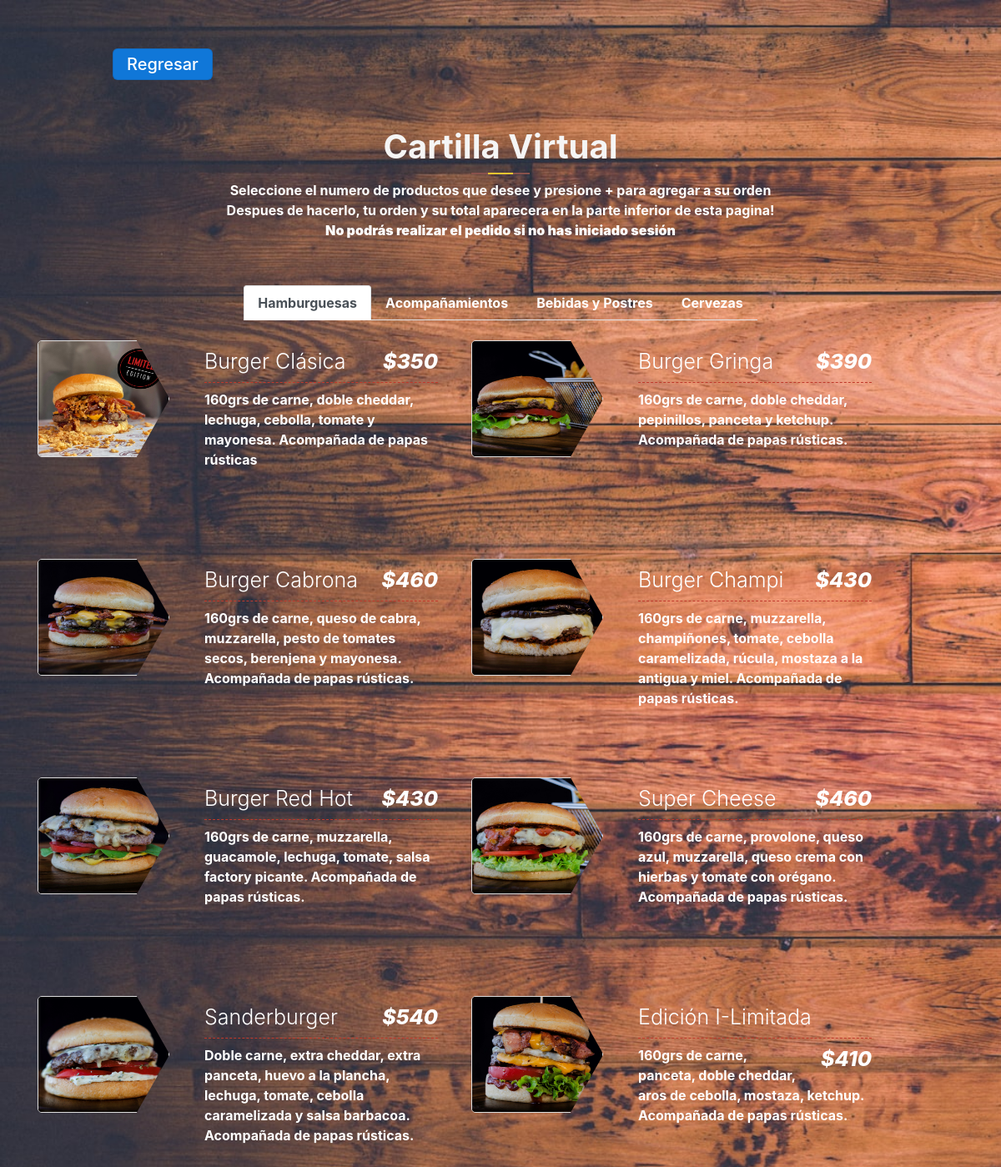
Screenshot of /PAGINA_CartillaVirtual.php with the database file from the repository.
### tables this page shows
CREATE TABLE `producto` (
  `id_producto` int(10) PRIMARY KEY NOT NULL AUTO_INCREMENT COMMENT 'ID del Producto',
  `nombre` varchar(30) NOT NULL COMMENT 'Nombre del Producto',
  `precio` int(20) NOT NULL COMMENT 'Precio del Producto',
  `tipo` varchar(15) NOT NULL COMMENT 'Tipo de producto (Hamburguesa, Bebida, Acompañamiento).',
  `descripcion` varchar(180) NULL COMMENT 'Descripcion del Producto'
);

### controlador/ControladorMostrarCartilla.php (called while the page is built)
<?php
require_once("modelo/Producto.php");
$productos = new Producto();
$matrizProducto = $productos->listar_productos();
require_once("vista/Cartilla_VISTA.php");
?>

### modelo/conexion.php (called while the page is built)
<?php
class Conectar{
    public static function conexion (){
        try{
            $host ="localhost";
            $user ="root";
            $pass="";
            $bd="proyecto_grupo2";
            $con = mysqli_connect($host,$user,$pass);
            mysqli_select_db($con,$bd);
            return $con;
        }catch(Exception $e){
    die('Error'.$e->getMessage());
    echo "La linea de error " . $e->getLine();
        }
    }
    }
?>

### modelo/Producto.php (called while the page is built, shortened)
<?php
class Producto
{
    private $con;
    private $producto;
    public function __construct()
    {
        require_once("conexion.php");
        $this->con = Conectar::conexion();
        $this->producto = array();
    }
    public function listar_productos()
    {
        $sql = "SELECT * FROM producto ORDER BY id_producto";
        $query = mysqli_query($this->con, $sql);
        while ($filas = mysqli_fetch_array($query)) {
            $this->producto[] = $filas;
        }
        return $this->producto;
    }
}
?>

### vista/Cartilla_VISTA.php (the view, shortened to what this page needs)
<!DOCTYPE html>
<html lang="es">
<head>
    <link rel="stylesheet" href="assets/styles_cartilla.css">
    <link href="https://cdnjs.cloudflare.com/ajax/libs/twitter-bootstrap/4.1.3/css/bootstrap.min.css" rel="stylesheet">
</head>
<body class="body-2">
    <section id="our_menu" class="pt-5 pb-5">
        <div class="container">
            <div class="div-botones"><a href="index.php"><button class="button-1-cartilla">Regresar</button></a></div>
            <div class="row-2">
                <div class="col-lg-12">
                    <div class="page_title text-center mb-4">
                        <h1>Cartilla Virtual</h1>
                        <div class="single_line">Seleccione el numero de productos que desee y presione + para agregar a su orden<br>
                            Despues de hacerlo, tu orden y su total aparecera en la parte inferior de esta pagina! <br>
                            <strong>No podrás realizar el pedido si no has iniciado sesión</strong>
                        </div>
                    </div>
                </div>
            </div>
            <div class="row">
                <ul class="nav nav-tabs menu_tab mb-4" id="myTab" role="tablist">
                    <li class="nav-item">
                        <a class="nav-link active" id="hamburguesas" data-toggle="tab" href="#" role="tab">Hamburguesas</a>
                    </li>
                    <li class="nav-item">
                        <a class="nav-link" id="acompanamientos" data-toggle="tab" href="#" role="tab">Acompañamientos</a>
                    </li>
                    <li class="nav-item">
                        <a class="nav-link" id="bebidas-postres" data-toggle="tab" href="#" role="tab">Bebidas y Postres</a>
                    </li>
                    <li class="nav-item">
                        <a class="nav-link" id="cervezas" data-toggle="tab" href="#" role="tab">Cervezas</a>
                    </li>
                </ul>
            </div>
            <div class="row-2">
                <div class="tab-content col-lg-12" id="myTabContent">
                    <div class="tab-pane fade show active" id="breakfast" role="tabpanel" aria-labelledby="breakfast-tab">
                        <div class="row">
                            <?php foreach ($matrizProducto as $producto) : ?>
                                <div class="single_menu">
                                    <img src="<?php $dir_imagen = "assets/Productos/id" . $producto['id_producto'] . ".png"; ?><?php echo $dir_imagen; ?>" alt="burger">
                                    <div class="menu_content">
                                        <h4><?php echo $producto['nombre'] ?><span>$<?php echo $producto['precio'] ?></span></h4>
                                        <div class="descripcion_producto"><?php echo $producto['descripcion'] ?></div>
                                    </div>
                                </div>
                            <?php endforeach; ?>
                        </div>
                    </div>
                </div>
            </div>
        </div>
    </section>
</body>
</html>

### assets/styles2.css (style rules this page uses)
body { font-family: 'Roboto', sans-serif; background-repeat: no-repeat; background-size: cover; }
.row-2 { color: white; }
.body-2 { background-image: url(imagenes/fondo-index.jpg); background-repeat: no-repeat; background-size: cover; }

### assets/styles_cartilla.css (style rules this page uses)
* { font-weight:700; }
.page_title { padding: 30px 0px; }
.descripcion_producto { height: 8em; }
.page_title h1 { color: #f5f5f5; font-weight: 700; line-height: 2; margin-bottom: 0; position: relative; text-transform: capitalize; }
.page_title h1::before { background: #88524c; width: 70px; height: 2px; position: absolute; content: ''; top: 90%; left: 50%; transform: translate(-50%, -50%); }
.page_title h1::after { position: absolute; content: ''; background: #fbc531; width: 30px; height: 2px; top: 90%; left: 50%; transform: translate(-50%, -50%); }
.menu_tab { margin: 0 auto; justify-content: center; }
.nav-item { display: inline-block; text-align: center; }
.nav-tabs .nav-link { transition: .3s; }
.nav-tabs .nav-link.active { background: #c79d98; color: #fff; font-weight: 700; border: 1px solid #b88782; }
.nav-link { color: rgb(255, 255, 255); }
.single_menu { position: relative; margin-bottom: 75px; transition: .3s; width: 30em; margin-right: 40px; }
.single_menu img { width: 33%; position: absolute; height: 140px; -webkit-clip-path: polygon(0% 0%, 75% 0%, 100% 50%, 75% 100%, 0% 100%); clip-path: polygon(0% 0%, 75% 0%, 100% 50%, 75% 100%, 0% 100%); transition: .3s; border: 1px solid #ddd; border-radius: 5px; }
.menu_content { padding-left: 200px; }
.menu_content h4 { font-size: 25px; font-weight: 300; border-bottom: 1px dashed #c0392b; line-height: 2; text-transform: capitalize; }
.menu_content h4 span { font-size: 25px; font-weight: 800; float: right; font-style: italic; color: #ffffff; margin-left: 20px; }
.button-1-cartilla { appearance: none; background-color: #1077d8; border: 1px solid rgba(27, 31, 35, .15); border-radius: 6px; box-shadow: rgba(27, 31, 35, .1) 0 1px 0; box-sizing: border-box; color: #fff; cursor: pointer; display: inline-block; font-family: -apple-system, system-ui, "Segoe UI", Helvetica, Arial, sans-serif, "Apple Color Emoji", "Segoe UI Emoji"; font-size: 20px; font-weight: 500; line-height: 16px; padding: 10px 16px; margin: 10px; }
.div-botones { margin-left: 80px; }

### rows the page displays
producto: shows a picture, nombre "Burger Clásica", precio "350", descripcion "160grs de carne, doble cheddar, lechuga, cebolla, tomate y mayonesa. Acompañada de papas rústicas"
producto: shows a picture, nombre "Burger Gringa", precio "390", descripcion "160grs de carne, doble cheddar, pepinillos, panceta y ketchup. Acompañada de papas rústicas."
producto: shows a picture, nombre "Burger Cabrona", precio "460", descripcion "160grs de carne, queso de cabra, muzzarella, pesto de tomates secos, berenjena y mayonesa. Acompañada de papas rústicas."
producto: shows a picture, nombre "Burger Champi", precio "430", descripcion "160grs de carne, muzzarella, champiñones, tomate, cebolla caramelizada, rúcula, mostaza a la antigua y miel. Acompañada de papas rústicas."
producto: shows a picture, nombre "Burger Red Hot", precio "430", descripcion "160grs de carne, muzzarella, guacamole, lechuga, tomate, salsa factory picante. Acompañada de papas rústicas."
producto: shows a picture, nombre "Super Cheese", precio "460", descripcion "160grs de carne, provolone, queso azul, muzzarella, queso crema con hierbas y tomate con orégano. Acompañada de papas rústicas."
producto: shows a picture, nombre "Sanderburger", precio "540", descripcion "Doble carne, extra cheddar, extra panceta, huevo a la plancha, lechuga, tomate, cebolla caramelizada y salsa barbacoa. Acompañada de papas rústicas."
producto: shows a picture, nombre "Edición I-Limitada", precio "410", descripcion "160grs de carne, panceta, doble cheddar, aros de cebolla, mostaza, ketchup. Acompañada de papas rústicas."
